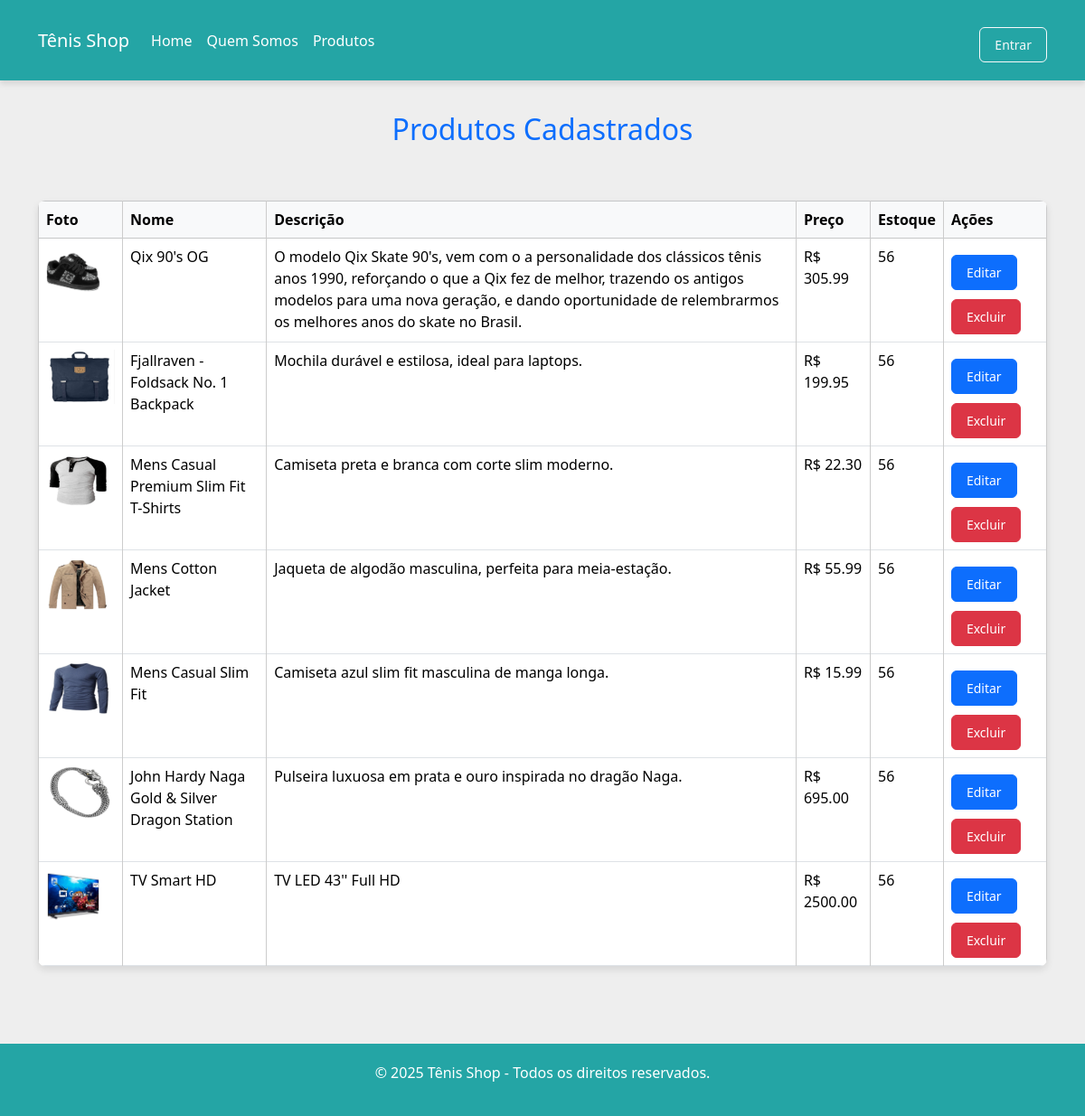
Page /produtos/listar/ (signed in) on the committed database.
### app/models.py (models this page shows, shortened)
class Produto(models.Model):
    nome = models.CharField(max_length=100)
    descricao = models.TextField()
    preco = models.DecimalField(max_digits=10, decimal_places=2)
    estoque = models.PositiveIntegerField()
    foto = models.ImageField(upload_to='imagens/', blank=True, null=True)
    categoria = models.ForeignKey(Categoria, on_delete=models.SET_NULL, null=True, blank=True)

### app/decorators.py (the view)
    def wrapper(request, *args, **kwargs):
        if not request.session.get('usuario_id'):
            return redirect('login')
        return view_func(request, *args, **kwargs)

### app/views.py (called while the page is built)
@precisa_login
def listar_produtos_card(request):
    produtos = Produto.objects.all()
    return render(request, 'produtos_card.html', {'produtos': produtos})

### app/templates/produtos_card.html (shortened to what this page needs)
{% extends 'template.html' %}
{% block conteudo %}
<div class="container mt-4">
  <h2 class="text-center mb-4 text-primary">Produtos Cadastrados</h2>
  <table class="table table-bordered">
    <thead class="table-light">
      <tr>
        <th>Foto</th>
        <th>Nome</th>
        <th>Descrição</th>
        <th>Preço</th>
        <th>Estoque</th>
        <th>Ações</th>
      </tr>
    </thead>
    <tbody>
      {% for produto in produtos %}
      <tr>
        <td><img src="{{ produto.foto.url }}" alt="Foto" height="60" /></td>
        <td>{{ produto.nome }}</td>
        <td>{{ produto.descricao }}</td>
        <td>R$ {{ produto.preco }}</td>
        <td>{{ produto.estoque }}</td>
        <td>
          <a href="{% url 'editar_produto' produto.id %}" class="btn btn-primary btn-sm">Editar</a>
          <a href="{% url 'excluir_produto' produto.id %}" class="btn btn-danger btn-sm">Excluir</a>
        </td>
      </tr>
      {% endfor %}
    </tbody>
  </table>
</div>
{% endblock %}

### app/static/style_produto.css (style rules this page uses)
body { font-family: Arial, sans-serif; background-color: #f4f4f4; margin: 0; padding: 0; }
a.btn { display: inline-block; padding: 8px 16px; text-decoration: none; border-radius: 6px; margin-top: 10px; transition: background-color 0.3s; }

### app/static/style.css (style rules this page uses)
* { margin: 0; padding: 0; box-sizing: border-box; font-family: 'Segoe UI', Tahoma, Geneva, Verdana, sans-serif; }
html, body { height: 100%; background-color: #eeeeee; display: flex; flex-direction: column; }
table { width: 90%; margin: 60px auto; border-collapse: collapse; background-color: white; border-radius: 8px; overflow: hidden; box-shadow: 0 4px 8px rgba(0,0,0,0.1); }
th, td { border: 1px solid #ccc; padding: 15px; text-align: left; }
th { background-color: #f0f0f0; }

### rows in the picture
Produto: foto (picture), nome "Qix 90's OG", descricao "O modelo Qix Skate 90's, vem com o a personalidade dos clássicos tênis anos 1990, reforçando o que a Qix fez de melhor, trazendo os antigos modelos para uma nova geração, e dando oportunidade de relembrarmos os melhores anos do skate no Brasil.", preco "305.99", estoque "56"
Produto: foto (picture), nome "Fjallraven - Foldsack No. 1 Backpack", descricao "Mochila durável e estilosa, ideal para laptops.", preco "199.95", estoque "56"
Produto: foto (picture), nome "Mens Casual Premium Slim Fit T-Shirts", descricao "Camiseta preta e branca com corte slim moderno.", preco "22.30", estoque "56"
Produto: foto (picture), nome "Mens Cotton Jacket", descricao "Jaqueta de algodão masculina, perfeita para meia-estação.", preco "55.99", estoque "56"
Produto: foto (picture), nome "Mens Casual Slim Fit", descricao "Camiseta azul slim fit masculina de manga longa.", preco "15.99", estoque "56"
Produto: foto (picture), nome "John Hardy Naga Gold & Silver Dragon Station", descricao "Pulseira luxuosa em prata e ouro inspirada no dragão Naga.", preco "695.00", estoque "56"
Produto: foto (picture), nome "TV Smart HD", descricao "TV LED 43'' Full HD", preco "2500.00", estoque "56"
